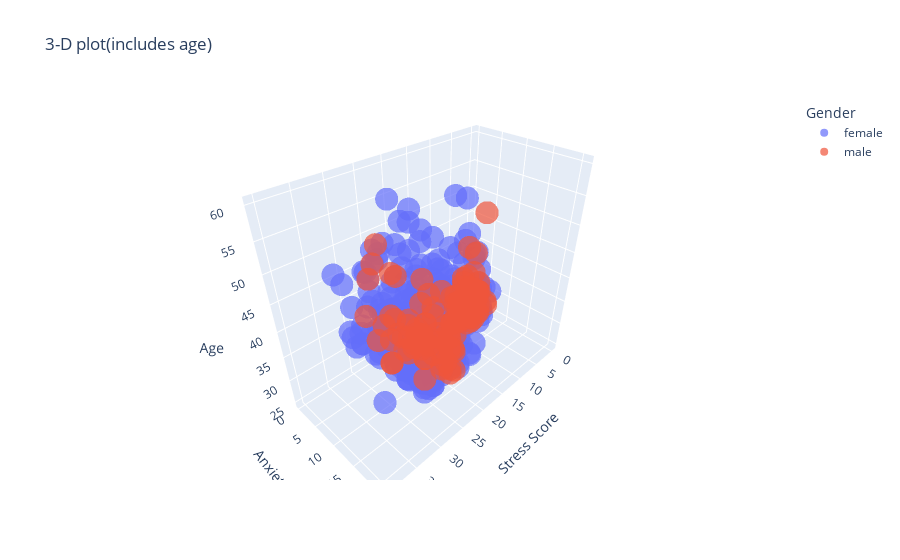

Here is the notebook cell this chart was saved with:
### Code cell
fig2 = px.scatter_3d(data, x='Stress Score', y='Anxiety Score', z='Age', 
                     color = 'Gender',title = '3-D plot(includes age)',opacity=0.7, size_max=20)
fig2.show()

### Figure 1 — Plotly figure (JSON) as saved in the notebook; plotly's stock layout.template omitted (floating-point values rounded to 4 significant figures; data arrays with more than 128 entries replaced by an {"elided": "..."} marker saying what was removed)
{"data": [{"hovertemplate": "Gender=female<br>Stress Score=%{x}<br>Anxiety Score=%{y}<br>Age=%{z}<extra></extra>", "legendgroup": "female", "marker": {"color": "#636efa", "opacity": 0.7, "symbol": "circle"}, "mode": "markers", "name": "female", "scene": "scene", "showlegend": true, "type": "scatter3d", "x": {"elided": "410 int values"}, "y": {"elided": "410 int values"}, "z": {"elided": "410 int values"}}, {"hovertemplate": "Gender=male<br>Stress Score=%{x}<br>Anxiety Score=%{y}<br>Age=%{z}<extra></extra>", "legendgroup": "male", "marker": {"color": "#EF553B", "opacity": 0.7, "symbol": "circle"}, "mode": "markers", "name": "male", "scene": "scene", "showlegend": true, "type": "scatter3d", "x": {"elided": "129 int values"}, "y": {"elided": "129 int values"}, "z": {"elided": "129 int values"}}], "layout": {"legend": {"title": {"text": "Gender"}, "tracegroupgap": 0}, "scene": {"domain": {"x": [0, 1], "y": [0, 1]}, "xaxis": {"title": {"text": "Stress Score"}}, "yaxis": {"title": {"text": "Anxiety Score"}}, "zaxis": {"title": {"text": "Age"}}}, "title": {"text": "3-D plot(includes age)"}}}
